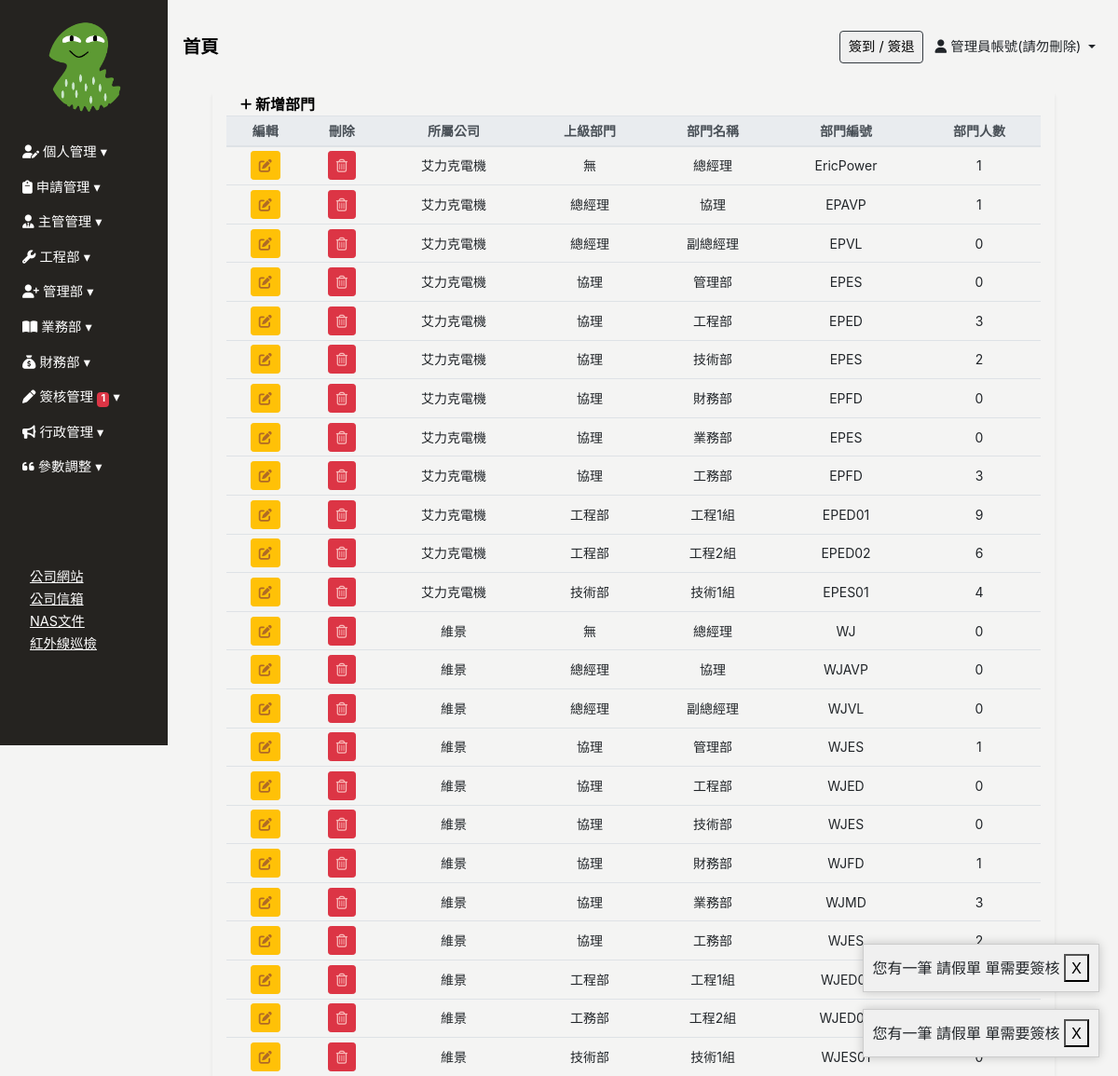
The app's page /department/ (signed in) with its own data.
### Backend/models.py (models this page shows, shortened)
class ModifiedModel(models.Model):
    modified_by = models.ForeignKey("Employee", on_delete=models.SET_NULL, null=True, blank=True)
    created_date = models.DateField(default=timezone.now,verbose_name='建立日期')
    update_date = models.DateField(auto_now=True, verbose_name='更新日期')
    class Meta:
        abstract = True

class Employee(ModifiedModel):
    GENDER_CHOICES = [
        ('M', '男'),
        ('F', '女'),
    ]
    BLOOD_TYPE_CHOICES = [
        ('A', 'A型'),
        ('B', 'B型'),
        ('AB','AB型'),
        ('O', 'O型'),
    ]
    MARITAL_STATUS_CHOICES = [
        ('M', '已婚'),
        ('S', '未婚'),
        ('D', '離異'),
    ]
    MILITARY_STATUS_CHOICES = [
        ('M', '義務役'),
        ('E', '免服役'),
        ('A', '替代役'),
    ]
    user = models.OneToOneField(User, null=True, blank=True, on_delete=models.CASCADE)
    profile_image = models.ImageField(upload_to='employee_profile/', blank=True, null=True, default='employee_profile/default_profile.png', verbose_name='員工照片')
    location_city = models.CharField(max_length=4, choices=LOCATION_CHOICES, null=True, blank=True, verbose_name='居住城市(用於計算)')
    uploaded_files = models.ManyToManyField(UploadedFile,blank=True,  related_name="userfile")
    annualleaves = models.ManyToManyField(AnnualLeave,blank=True,  related_name="AnnualLeave_user")
    full_name = models.CharField(max_length=30, null=True, blank=True, verbose_name='員工名稱')
    employee_id	 = models.CharField(max_length=30, blank=True,verbose_name='員工編號')
    departments = models.ForeignKey('Department', on_delete=models.SET_NULL, blank=True, null=True, related_name='employees', verbose_name='部門名稱')# 你可以通过department.employees.all()访问一个部门的所有员工。
    position = models.CharField(max_length=30, null=True, blank=True, verbose_name='職稱')
    phone_number = models.CharField(max_length=20, null=True, blank=True,verbose_name='手機號碼')
    contact_number = models.CharField(max_length=20, null=True, blank=True,verbose_name='聯絡電話(報價單顯示)')
    start_work_date = models.DateField(null=True, blank=True, verbose_name='到職日期')
    id_number = models.CharField(max_length=20, null=True, blank=True, verbose_name='身份證字號')
    birthday = models.DateField(null=True, blank=True, verbose_name='出生日期')
    gender = models.CharField(max_length=1, choices=GENDER_CHOICES, null=True, blank=True, verbose_name='性別')
    blood_type = models.CharField(max_length=2, choices=BLOOD_TYPE_CHOICES, null=True, blank=True, verbose_name='血型')
    birth_place = models.CharField(max_length=100, null=True, blank=True, verbose_name='出生地')
    marital_status = models.CharField(max_length=1, choices=MARITAL_STATUS_CHOICES, null=True, blank=True, verbose_name='婚姻狀況')
    military_status = models.CharField(max_length=1, choices=MILITARY_STATUS_CHOICES, null=True, blank=True, verbose_name='兵役狀況')
    permanent_address = models.CharField(max_length=50, null=True, blank=True, verbose_name='戶籍地址')
    current_address_city = models.CharField(max_length=50, null=True, blank=True, verbose_name='現居地址縣市')
    current_address = models.CharField(max_length=50, null=True, blank=True, verbose_name='現居地址')
    location = models.CharField(max_length=50, null=True, blank=True, verbose_name='所在地')
    company_email = models.EmailField(null=True, blank=True, verbose_name='公司E_Mail')
    personal_email = models.EmailField(null=True, blank=True, verbose_name='個人E_Mail(報價單顯示)')
    emergency_contact = models.CharField(max_length=50, null=True, blank=True, verbose_name='緊急聯絡人1')
    emergency_contact_relations = models.CharField(max_length=50, null=True, blank=True, verbose_name='關係1')
    emergency_contact_phone = models.CharField(max_length=20, null=True, blank=True, verbose_name='聯絡人電話1')
    default_salary = models.PositiveIntegerField(default=26000, null=True, blank=True, verbose_name="基本薪資")
    job_addition = models.PositiveIntegerField(default=0, null=True, blank=True, verbose_name="職務加給")
    phone_addition = models.PositiveIntegerField(default=0, null=True, blank=True, verbose_name="手機加給")
    certificates_addition = models.PositiveIntegerField(default=0, null=True, blank=True, verbose_name="證照加給")
    labor_protection = models.PositiveIntegerField(default=0, null=True, blank=True, verbose_name="勞保級距")
    health_insurance = models.PositiveIntegerField(default=0, null=True, blank=True, verbose_name="健保級距")
    labor_pension_moeny = models.PositiveIntegerField(default=6, null=True, blank=True, verbose_name="勞退級距")
    labor_pension = models.PositiveIntegerField(default=6, null=True, blank=True, verbose_name="勞退比例(%)")
    class Meta:
        verbose_name = "員工"   # 單數
        verbose_name_plural = verbose_name   #複數

class Department(ModifiedModel):
    COMPANY_CHOICES = [
        ('艾力克電機', '艾力克電機'),
        ('維景', '維景'),
    ]
    belong_to_company =models.CharField(max_length=20,choices=COMPANY_CHOICES, null=True, blank=True,verbose_name="所屬公司")
    parent_department  = models.ForeignKey('self',max_length=30,  on_delete=models.SET_NULL, null=True, blank=True, verbose_name='上層部門')
    department_name = models.CharField(max_length=30, null=True, blank=True,verbose_name='部門名稱')
    department_id = models.CharField(max_length=20, null=True, blank=True,verbose_name='部門編號')
    class Meta:
        verbose_name = "部門"   # 單數
        verbose_name_plural = verbose_name   #複數

class SysMessage(models.Model):
    Target_user = models.ForeignKey("Employee", related_name="sys_messages", on_delete=models.SET_NULL, null=True, blank=True, verbose_name='顯示對象')
    content = models.TextField(verbose_name='內容')
    watch = models.BooleanField(default=False,verbose_name='已看過')
    class Meta:
        verbose_name = '系統消息'
        verbose_name_plural = verbose_name

### Frontend/views.py (the view, shortened to what this page needs)
# urls.py: path('department/', login_required(views.Department_list.as_view()), name='department'),
class Department_list(UserPassesTestMixin,ListView):
    model = Department
    template_name = 'department/department.html'
    context_object_name = 'department'
    def get_context_data(self, **kwargs):
        context = super().get_context_data(**kwargs)
        context['department_form'] = DepartmentForm()
        return context
    def test_func(self):
        return Check_Permissions(self.request.user,"管理部")

### Frontend/templates/department/department.html (shortened to what this page needs)
{% extends 'base/base_dashboard.html' %}
{% block import %}
{% load static%}
<link rel="stylesheet" href="{% static 'css/department/department.css' %}">
{% endblock %}
{% block main %}
<div class="main px-3 px-md-5">
    <div class="department-table container-fluid shadow-sm table-responsive-lg">
        <table class="table table-sm table-hover text-center" id="table" data-toggle="table" data-sortable="true"
        data-toolbar="#toolbar" data-search="true" data-show-columns="true"data-filter-strict-search="true"
        data-show-columns-toggle-all="true" data-pagination="true" data-page-size="25" data-page-list="[25, All]"
        data-filter-control="true">
            <div id="toolbar">
                <div class="department-header container-fluid">
                    <a href="" class="font-weight-bold" id="sys_new" data-toggle="modal"
                        data-target="#department-modal">
                        <i class="fa-solid fa-plus fa-sm" style="color: #000000;"></i> 新增部門
                    </a>
                </div>
                <thead class="thead-light" style="font-size: 14px;">
                    <tr>
                        <th data-force-hide="true" data-switchable="false" data-no-print="true">編輯</th>
                        <th data-force-hide="true" data-switchable="false" data-no-print="true">刪除</th>
                        <th data-field="belong_to_company" data-sortable="true">所屬公司</th>
                        <th data-field="parent_department" data-sortable="true">上級部門</th>
                        <th data-field="department_name" data-sortable="true">部門名稱</th>
                        <th data-field="department_id" data-sortable="true">部門編號</th>
                        <th data-field="headcount" data-sortable="true">部門人數</th>
                    </tr>
                </thead>
                <tbody style="font-size: 14px;">
                    {% for d in department %}
                    <tr>
                        <td>
                            <a type="button" data-url="department" data-id="{{ d.id }}"
                                class="btn btn-sm btn-warning" data-toggle="modal"
                                data-target="#department-modal" onclick="LoadData(event)">
                                <i class="fas fa-edit"></i>
                            </a>
                        </td>
                        <td>
                            <a data-url="department" data-id="{{ d.id }}" type="button" onclick="DELETE_handleClick(event)"
                            class="btn btn-sm btn-danger"><i class="far fa-trash-alt"></i></a>
                        </td>
                        <td>{% if d.belong_to_company %}{{ d.belong_to_company }}{% endif %}</td>
                        <td>{% if d.parent_department %}{{ d.parent_department.department_name }}{% else %}無{% endif %}</td>
                        <td>{% if d.department_name %}{{ d.department_name }}{% endif %}</td>
                        <td>{% if d.department_id %}{{ d.department_id }}{% endif %}</td>
                        <td>{{ d.employees.all.count }}</td>
                    </tr>
                    {% endfor %}
                </tbody>
        </table>
    </div>
</div>
{% endblock %}

### Frontend/templates/base/base_dashboard.html (shortened to what this page needs)
<!DOCTYPE html>
<html lang="zh-Hant">
<head>
    <link rel="stylesheet" href="https://stackpath.bootstrapcdn.com/bootstrap/4.2.1/css/bootstrap.min.css"
>
    <link rel="stylesheet" href="https://cdnjs.cloudflare.com/ajax/libs/font-awesome/6.4.0/css/all.min.css">
    <link href="https://unpkg.com/bootstrap-table@1.22.1/dist/bootstrap-table.min.css" rel="stylesheet">
    <link href="https://cdn.rawgit.com/harvesthq/chosen/gh-pages/chosen.min.css" rel="stylesheet" />
    {% load static%}
    <link rel="stylesheet" href="{% static 'css/base/base.css' %}">
    <link rel="stylesheet" href="{% static 'css/index/index-login.css' %}">
    <link href="https://cdn.jsdelivr.net/npm/select2@4.1.0-rc.0/dist/css/select2.min.css" rel="stylesheet" />
    {% block import %}
    {% endblock %}
</head>
<body>
    {% include 'base/sidebar.html' %}
    {% include 'base/header.html' %}
    {% block main %}
    {% endblock %}
    {% for sys_message in sys_messages %}
    <div class="sys-message-popup" data-message-id="{{ sys_message.id }}" style="bottom: {{ sys_message.bottom }}px;">
        <span id="sys-message-content">{{ sys_message.content }}</span>
        <button class="sys-close-button">X</button>
    </div>
    {% endfor %}
</body>
<link href="https://cdn.jsdelivr.net/npm/sweetalert2@11.7.16/dist/sweetalert2.min.css
" rel="stylesheet">
</html>

### Frontend/templates/base/sidebar.html (shortened to what this page needs)
{% load tz %}
{% load custom_tags %}
{% load static%}
<div class="sidebar pl-2 collapse width show" id="sidebarCollapse">
    <div class="sidebar-img w-50 mx-auto pt-4">
        <img src="{{ request.user.employee.profile_image.url }}" class="img-fluid" style="border-radius: 50%;object-fit: cover;" >
    </div>
    <ul class="nav flex-column mt-4" id="sidebarMenu">
        <li class="nav-item">
            <a class="nav-link collapsed" href="#" data-target="#calendarCollapse" data-toggle="collapse">
                <i class="fa-solid fa-user-pen" style="color: #ffffff;"></i> 個人管理
            </a>
        </li>
        <li class="nav-item">
            <a class="nav-link collapsed" href="#" data-target="#applicationCollapse" data-toggle="collapse">
                <i class="fa-solid fa-clipboard" style="color: #ffffff;"></i> 申請管理
            </a>
        </li>
        {% if user|in_group_T_or_F:"主管" or pass_test_func %}
        <li class="nav-item">
            <a class="nav-link collapsed" href="#" data-target="#directorCollapse" data-toggle="collapse"
                aria-expanded="false" aria-controls="directorCollapse">
                <i class="fa-solid fa-user-tie" style="color: #ffffff;"></i> 主管管理
            </a>
        </li>
        {% endif %}
        {% if user|in_group_T_or_F:"工程" or pass_test_func %}
        <li class="nav-item">
            <a class="nav-link collapsed" href="#" data-target="#engineerCollapse" data-toggle="collapse"
                aria-expanded="false" aria-controls="engineerCollapse">
                <i class="fa-solid fa-wrench" style="color: #ffffff;"></i> 工程部
            </a>
        </li>
        {% endif %}
        {% if user|in_group_T_or_F:"簽核流程管理" or user|in_group_T_or_F:"管理部" or user|in_group_T_or_F:"員工出勤" or pass_test_func %}
        <li class="nav-item">
            <a class="nav-link collapsed" href="#" data-target="#personnelCollapse" data-toggle="collapse"
                aria-expanded="false" aria-controls="personnelCollapse">
                <i class="fa-solid fa-user-plus" style="color: #ffffff;"></i> 管理部
            </a>
        </li>
        {% endif %}
        {% if user|in_group_T_or_F:"業務" or pass_test_func %}
        <li class="nav-item">
            <a class="nav-link collapsed" href="#" data-target="#salesCollapse" data-toggle="collapse"
                aria-expanded="false" aria-controls="salesCollapse">
                <i class="fa-solid fa-book-open" style="color: #ffffff;"></i> 業務部
            </a>
        </li>
        {% endif %}
        {% if user|in_group_T_or_F:"財務部" or pass_test_func %}
        <li class="nav-item">
            <a class="nav-link collapsed" href="#financialCollapse" data-toggle="collapse" aria-expanded="false"
                aria-controls="financialCollapse">
                <i class="fa-solid fa-sack-dollar" style="color: #ffffff;"></i> 財務部
            </a>
        </li>
        {% endif %}
        <li class="nav-item">
            <a class="nav-link collapsed" href="#approvalCollapse" data-toggle="collapse" aria-expanded="false"
                aria-controls="approvalCollapse">
                <i class="fa-solid fa-pen" style="color: #ffffff;"></i> 簽核管理
                {% if approval_count > 0 %}
                <span class="badge badge-danger">{{ approval_count }}</span>
                {% endif %}
            </a>
        </li>
        {% if user|in_group_T_or_F:"公告" or pass_test_func %}
        <li class="nav-item">
            <a class="nav-link collapsed" href="#newsCollapse" data-toggle="collapse" aria-expanded="false"
                aria-controls="newsCollapse">
                <i class="fa-solid fa-bullhorn" style="color: #ffffff;"></i> 行政管理
            </a>
        </li>
        {% endif %}
        {% if pass_test_func or  user|in_group_T_or_F:"參數管理"  %}
        <li class="nav-item">
            <a class="nav-link collapsed" href="#OP" data-toggle="collapse" aria-expanded="false" aria-controls="OP">
                <i class="fa-solid fa-quote-left" style="color: #ffffff;"></i> 參數調整
            </a>
        </li>
        {% endif %}
        <li class="nav-item" style="margin-top: 50%;">
            <ul class="nav flex-column ml-4">
                <li>
                    <a href="https://web.hocom.tw/h/index?key=aqurz" type="button" style="text-decoration: underline;">公司網站</a>
                </li>
                <li>
                    <a href="http://211.75.230.86/webmail-cgi/XwebMail?_task=login&_remove=1" type="button" style="text-decoration: underline;">公司信箱</a>
                </li>
                <li>
                    <a href="https://211.75.230.87:5001/#/signin" type="button" style="text-decoration: underline;">NAS文件</a>
                </li>
                <li>
                    <a href="https://www.wgi.tw:5557/logout" type="button" style="text-decoration: underline;">紅外線巡檢</a>
                </li>
            </ul>
        </li>
    </ul>
</div>

### Frontend/templates/base/header.html (shortened to what this page needs)
<header class="d-flex justify-content-between align-items-center px-3">
    <div>
        <a href="{% url 'index' %}" style="color: #000; text-decoration: none;">
            <span class="font-weight-bold" style="font-size: clamp(1rem, 2vw, 1.2rem);">
                首頁
            </span>
        </a>
    </div>
    <div>
        <button type="button" class="display-none border border-dark rounded mr-2" data-toggle="modal" data-target="#clock-inout" @click="catchDateTime">
            簽到 / 簽退
        </button>
        <span class="display-none dropdown-toggle mr-2 employee_full_name" data-toggle="dropdown">
            <i class="fa-solid fa-user"></i> {{ request.user.employee.full_name }}
        </span>
    </div>
</header>
{% load static %}

### records on screen
Department: belong_to_company "艾力克電機", shows "無", department_name "總經理", department_id "EricPower", employees.all.count "1"
Department: belong_to_company "艾力克電機", parent_department.department_name "總經理", department_name "協理", department_id "EPAVP", employees.all.count "1"
Department: belong_to_company "艾力克電機", parent_department.department_name "總經理", department_name "副總經理", department_id "EPVL", employees.all.count "0"
Department: belong_to_company "艾力克電機", parent_department.department_name "協理", department_name "管理部", department_id "EPES", employees.all.count "0"
Department: belong_to_company "艾力克電機", parent_department.department_name "協理", department_name "工程部", department_id "EPED", employees.all.count "3"
Department: belong_to_company "艾力克電機", parent_department.department_name "協理", department_name "技術部", department_id "EPES", employees.all.count "2"
Department: belong_to_company "艾力克電機", parent_department.department_name "協理", department_name "財務部", department_id "EPFD", employees.all.count "0"
Department: belong_to_company "艾力克電機", parent_department.department_name "協理", department_name "業務部", department_id "EPES", employees.all.count "0"
Department: belong_to_company "艾力克電機", parent_department.department_name "協理", department_name "工務部", department_id "EPFD", employees.all.count "3"
Department: belong_to_company "艾力克電機", parent_department.department_name "工程部", department_name "工程1組", department_id "EPED01", employees.all.count "9"
Department: belong_to_company "艾力克電機", parent_department.department_name "工程部", department_name "工程2組", department_id "EPED02", employees.all.count "6"
Department: belong_to_company "艾力克電機", parent_department.department_name "技術部", department_name "技術1組", department_id "EPES01", employees.all.count "4"
Department: belong_to_company "維景", shows "無", department_name "總經理", department_id "WJ", employees.all.count "0"
Department: belong_to_company "維景", parent_department.department_name "總經理", department_name "協理", department_id "WJAVP", employees.all.count "0"
Department: belong_to_company "維景", parent_department.department_name "總經理", department_name "副總經理", department_id "WJVL", employees.all.count "0"
Department: belong_to_company "維景", parent_department.department_name "協理", department_name "管理部", department_id "WJES", employees.all.count "1"
Department: belong_to_company "維景", parent_department.department_name "協理", department_name "工程部", department_id "WJED", employees.all.count "0"
Department: belong_to_company "維景", parent_department.department_name "協理", department_name "技術部", department_id "WJES", employees.all.count "0"
Department: belong_to_company "維景", parent_department.department_name "協理", department_name "財務部", department_id "WJFD", employees.all.count "1"
Department: belong_to_company "維景", parent_department.department_name "協理", department_name "業務部", department_id "WJMD", employees.all.count "3"
Department: belong_to_company "維景", parent_department.department_name "協理", department_name "工務部", department_id "WJES", employees.all.count "2"
Department: belong_to_company "維景", parent_department.department_name "工程部", department_name "工程1組", department_id "WJED01"
Department: belong_to_company "維景", parent_department.department_name "工務部", department_name "工程2組", department_id "WJED02"
Department: belong_to_company "維景", parent_department.department_name "技術部", department_name "技術1組", department_id "WJES01"
SysMessage: content "您有一筆 請假單 單需要簽核"
SysMessage: content "您有一筆 請假單 單需要簽核"

### other values on screen
{{ approval_count }} "1"
{{ request.user.employee.full_name }} "管理員帳號(請勿刪除)"
